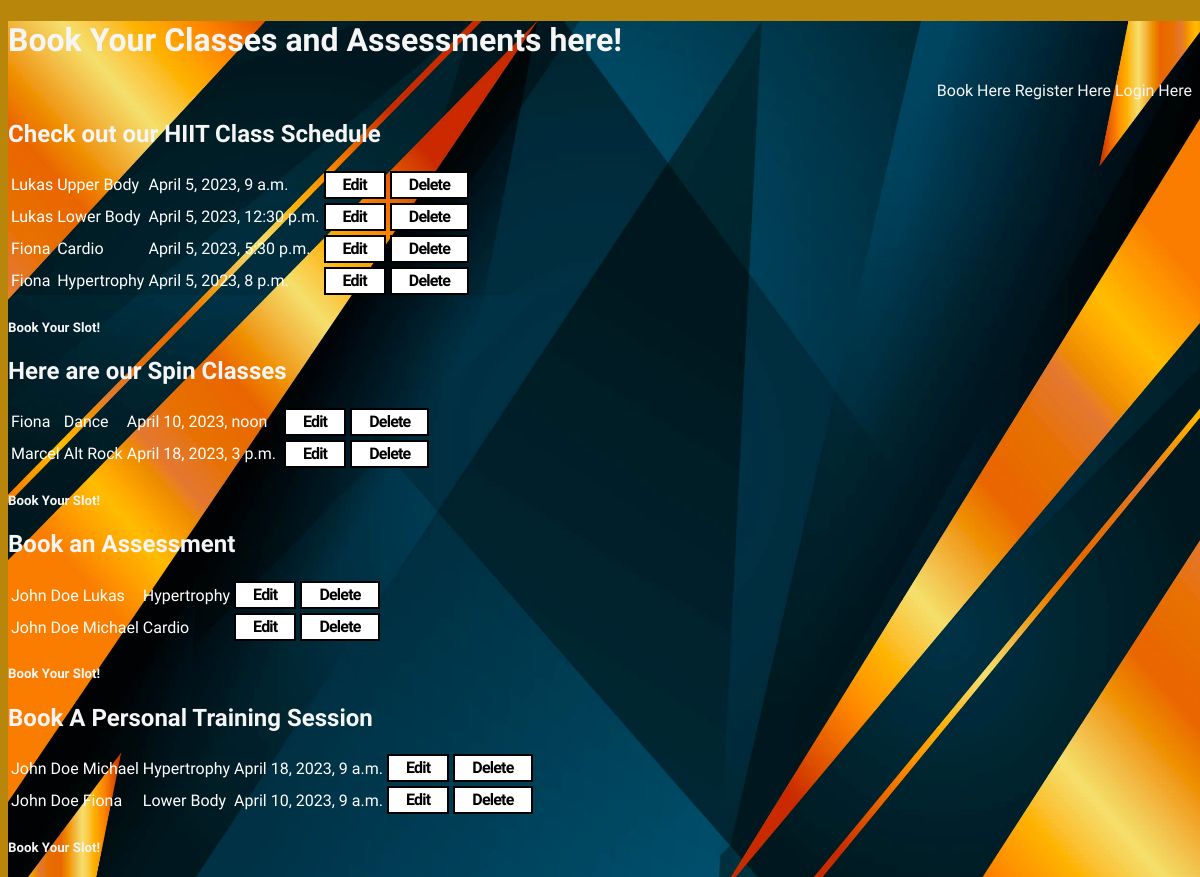
The page /booking on the database its author committed.
### home/models.py (models this page shows, shortened)
class hiitbook(models.Model):
    name = models.CharField(max_length=10, null=False, blank=False)
    focus = models.CharField(max_length=50, null=False, blank=False)
    time = models.DateTimeField(max_length=10)

class SpinClasses(models.Model):
    name = models.CharField(max_length=10, null=False, blank=False)
    genre = models.CharField(max_length=10, null=False, blank=False)
    time = models.DateTimeField(max_length=10)

class hittclasses(models.Model):
    name = models.CharField(max_length=10, null=False, blank=False)
    trainer = models.CharField(max_length=10, null=False, blank=False)
    focus = models.CharField(max_length=50, null=False, blank=False)

class PtClasses(models.Model):
    name = models.CharField(max_length=10, null=False, blank=False)
    trainer = models.CharField(max_length=10, null=False, blank=False)
    focus = models.CharField(max_length=50, null=False, blank=False)
    time = models.DateTimeField(null=False, blank=False)

### home/views.py (the view)
# urls.py: path('booking', views.booking, name='booking'),
def booking(request):
    SpinClass = SpinClasses.objects.all()
    hittclass = hittclasses.objects.all()
    hiitbooks = hiitbook.objects.all()
    ptClass = PtClasses.objects.all()
    context = {
        'SpinClass': SpinClass,
        'ptClass': ptClass,
        'hittclass': hittclass,
        'hiitclasses':  hiitbooks,
    }
    return render(request, "home/booking_page.html", context)

### home/templates/home/booking_page.html (shortened to what this page needs)
<!DOCTYPE html>
<html lang="en">
<head>
    {% load static %}
    <link rel="stylesheet" href="{% static '/css/style.css' %}">
</head>
<body>
    <img src="{% static 'images/background.jpg' %}" alt="A black and gold vector design background image" id="bgimage">
    <header>
        <h1 class="main">
            Book Your Classes and Assessments here!
        </h1>
        <nav>
            <ul class="navbar-nav mr-auto list-inline navfont">
                {% if user.is_authenticated %}
                <li class="nav-item">
                  <a class="nav-link" href="booking">Welcome, {{user.username}}</a>
                </li>
                <li class="nav-item">
                    <a class="nav-link" href="{% url 'booking' %}">Book Here</a>
                </li>
                <li class="nav-item">
                    <a class="nav-link" href="logout">Logout</a>
                </li>
                {% else %}
                <li class="nav-item">
                    <a class="nav-link"  href="{% url 'booking' %}">Book Here</a>
                </li>
                <li class="nav-item">
                    <a class="nav-link"  href="register">Register Here</a>
                </li>
                <li class="nav-item">
                    <a class="nav-link"  href="login">Login Here</a>
                </li>
                {% endif %}
        </nav>
    </header>
    <section>
    <h2 class="secondhead">
        Check out our HIIT Class Schedule
    </h2>
    <div>
    <table class="mainparagraph" class='tablemain'>
                {% for item in hiitclasses %}
                <tr>
                    <td>{{ item.name }}</td>
                    <td>{{ item.focus }}</td>
                    <td>{{ item.time }}</td>
                <td>
                    <a href="/editinghiit/{{ item.id }}">
                        <button class="btneddel">
                            Edit
                        </button>
                    </a>
                </td>
                <td>
                    <a href="/deletinghiit/{{ item.id }}">
                        <button class="btneddel">
                            Delete
                        </button>
                    </a>
                </td>
                </tr>
            {% endfor %}
    </table>
    </div>
    <h5 class="bookingLink">
        <a class="nav-link" href="{% url 'spinclasses' %}">Book your slot!</a>
    </h5>
    <section>
    <h2 class="secondhead">
        Here are our Spin Classes
    </h2>
    <table class="mainparagraph">
        {% for item in SpinClass %}
            <tr>
                <td>{{ item.name }}</td>
                <td>{{ item.genre }}</td>
                <td>{{ item.time }}</td>
            <td>
                <td>
                    <a href="/editingspin/{{ item.id }}">
                        <button class="btneddel">
                            Edit
                        </button>
                    </a>
                </td>
                <td>
                    <a href="/deletingspin/{{ item.id }}">
                        <button class="btneddel">
                            Delete
                        </button>
                    </a>
                </td>
            </tr>
        {% endfor %}
    </table>
    <h5 class="bookingLink">
        <a class="nav-link" href="{% url 'spinclasses' %}">Book your slot!</a>
    </h5>
    </section>
    <section>
    <h2 class="secondhead">
        Book an Assessment
    </h2>
    <table class="mainparagraph">
        {% for item in hittclass %}
            <tr>
                <td>{{ item.name }}</td>
                <td>{{ item.trainer }}</td>
                <td>{{ item.focus }}</td>
            <td>
                <a href="/editing/{{ item.id }}">
                    <button class="btneddel">
                        Edit
                    </button>
                </a>
            </td>
            <td>
                <a href="/deleting/{{ item.id }}">
                    <button class="btneddel">
                        Delete
                    </button>
                </a>
            </td>
            </tr>
        {% endfor %}
    </table>
    <h5 class="bookingLink">
        <a class="nav-link" href="{% url 'bookingin' %}">Book your slot!</a>
    </h5>
    </section>
    <section>
        <h2 class="secondhead">
            Book A Personal Training Session
        </h2>
        <table class="mainparagraph">
            {% for item in ptClass %}
                <tr>
                    <td>{{ item.name }}</td>
                    <td>{{ item.trainer }}</td>
                    <td>{{ item.focus }}</td>
                    <td>{{ item.time }}</td>
                <td>
                    <a href="/editingpt/{{ item.id }}">
                        <button class="btneddel">
                            Edit
                        </button>
                    </a>
                </td>
                <td>
                    <a href="/deletingpt/{{ item.id }}">
                        <button class="btneddel">
                            Delete
                        </button>
                    </a>
                </td>
                </tr>
            {% endfor %}
        </table>
        <h5 class="bookingLink">
            <a class="nav-link" href="{% url 'bookinginSes' %}">Book your slot!</a>
        </h5>
        </section>

### home/static/css/style.css (style rules this page uses)
.main { font-family: 'Oswald', sans-serif; color: whitesmoke; }
.secondhead { font-family: 'Oswald', sans-serif; color: whitesmoke; }
.bookingLink { text-transform: none; text-decoration: none; font-family: 'Oswald', sans-serif; }
.mainparagraph { font-family: 'Raleway', sans-serif; color: white; }
.navfont { font-family: 'Raleway', sans-serif; text-decoration: none; text-align: right; }
.nav-link { color:whitesmoke; text-decoration: none; text-transform: capitalize; }
#list-inline, li { font-family: 'Raleway', sans-serif; text-align: right; display: inline; }
footer, ul { font-family: 'Raleway', sans-serif; text-align: center; text-transform: none; text-decoration: none; }
.btneddel { align-items: center; background-color: #fff; border: 2px solid #000; box-sizing: border-box; color: #000; cursor: pointer; display: inline-flex; fill: #000; font-family: 'Raleway', sans-serif; font-size: 16px; font-weight: 600; justify-content: center; letter-spacing: -.8px; line-height: 24px; outline: 0; padding: 0 17px; text-align: center; text-decoration: none; transition: all .3s; user-select: none; -webkit-user-select: none; touch-action: manipulation; }
#bgimage { position: fixed; border: 0; margin: 0; width: 100%; height: 100%; z-index: -5; }
body { background-color: darkgoldenrod; }

### rows shown on the page
hiitbook: name "Lukas", focus "Upper Body", time "April 5, 2023, 9 a.m."
hiitbook: name "Lukas", focus "Lower Body", time "April 5, 2023, 12:30 p.m."
hiitbook: name "Fiona", focus "Cardio", time "April 5, 2023, 5:30 p.m."
hiitbook: name "Fiona", focus "Hypertrophy", time "April 5, 2023, 8 p.m."
SpinClasses: name "Fiona", genre "Dance", time "April 10, 2023, noon"
SpinClasses: name "Marcel", genre "Alt Rock", time "April 18, 2023, 3 p.m."
hittclasses: name "John Doe", trainer "Lukas", focus "Hypertrophy"
hittclasses: name "John Doe", trainer "Michael", focus "Cardio"
PtClasses: name "John Doe", trainer "Michael", focus "Hypertrophy", time "April 18, 2023, 9 a.m."
PtClasses: name "John Doe", trainer "Fiona", focus "Lower Body", time "April 10, 2023, 9 a.m."
